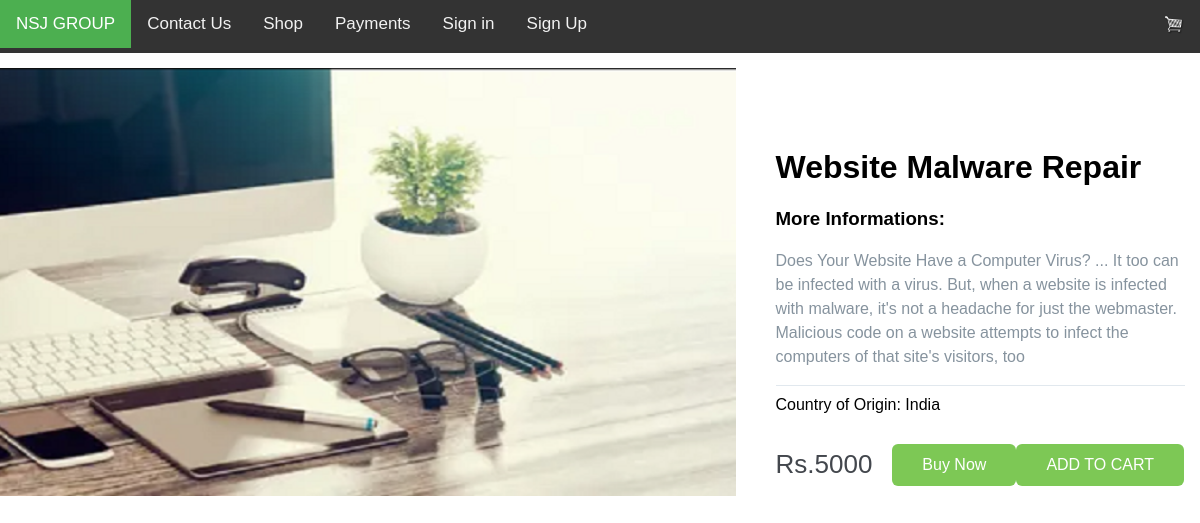
The page /itemdetails/4/ on the database its author committed.
### homepage/models.py (models this page shows, shortened)
class Item(models.Model):
    item_name = models.CharField(max_length=1024)
    item_image = models.ImageField(upload_to = 'None')
    item_price = models.PositiveIntegerField()
    item_publisher = models.CharField(max_length=1024)
    item_origin = models.CharField(max_length=1024)
    item_description = models.TextField()
    item_slug = models.SlugField()

### homepage/views.py (the view)
# urls.py: path('itemdetails/<int:itemid>/', itemdetails, name="itemdetails"),
def itemdetails(request, itemid):
    item = Item.objects.get(pk= itemid)
    return render(request, "itemdetails.html", {'item': item})

### templates/itemdetails.html (shortened to what this page needs)
{% extends 'menu.html' %}
{% block content %}
<main style="  max-width: 1200px;
  margin: 0 auto;
  padding: 15px;
  display: flex;" class="container">
  <div style="  width: 65%;
  position: relative;" class="left-column">
    <img style="  width: 100%;
  position: absolute;
  left: -40px;
  right: 10px;
  top: 0;
  opacity: 0;
  transition: all 0.3s ease;
  opacity: 1;" data-image="black class="active" src="{{item.item_image.url}}" alt="">
   </div>
  <div style="  width: 35%;
  margin-top: 60px;" class="right-column">
    <div style="  border-bottom: 1px solid #E1E8EE;
  margin-bottom: 10px;" class="product-description">
      <h1>{{item.item_name}}</h1>
      <h3 >More Informations:</h3>
      <p style="  font-size: 16px;
  font-weight: 300;
  color: #86939E;
  line-height: 24px;">{{item.item_description}}</p>
    </div>
    <div class="product-configuration">
      <div style=" margin-bottom: 30px;" class="product-color">
        <span>Country of Origin: {{item.item_origin}}</span>
    </div>
    <div style="  display: flex;
  align-items: center;" class="product-price">
      <span style="  font-size: 26px;
  font-weight: 300;
  color: #43474D;
  margin-right: 20px;" >Rs.{{item.item_price}}</span>
{% if user.is_authenticated %}
<a  style="  display: inline-block;
background-color: #7DC855;
border-radius: 6px;
font-size: 16px;
color: #FFFFFF;
text-decoration: none;
padding: 12px 30px;
transition: all .5s;"  href="{% url 'buynow' item.id user.id %}">Buy Now</a>
<a  style="  display: inline-block;
background-color: #7DC855;
border-radius: 6px;
font-size: 16px;
color: #FFFFFF;
text-decoration: none;
padding: 12px 30px;
transition: all .5s;"  href="{% url 'addtocart' user.id item.id %}">ADD TO CART</a>
{% else %}
<a  style="  display: inline-block;
background-color: #7DC855;
border-radius: 6px;
font-size: 16px;
color: #FFFFFF;
text-decoration: none;
padding: 12px 30px;
transition: all .5s;"  href="{% url 'buynow' %}">Buy Now</a>
<a  style="  display: inline-block;
background-color: #7DC855;
border-radius: 6px;
font-size: 16px;
color: #FFFFFF;
text-decoration: none;
padding: 12px 30px;
transition: all .5s;"  href="{% url 'addtocart_inactiveuser' %}">ADD TO CART</a>
{% endif %}
    </div>
  </div>
</main>
{% endblock %}

### templates/menu.html (style rules this page uses)
body { margin: 0; font-family: Arial, Helvetica, sans-serif; }

### rows shown on the page
Item: item_image (picture), item_name "Website Malware Repair", item_description "Does Your Website Have a Computer Virus? ... It too can be infected with a virus. But, when a website is infected with malware, it's not a headache for just the webmaster. Malicious code on a website attempts to infect the computers of that site's visitors, too", item_origin "India", item_price "5000"
